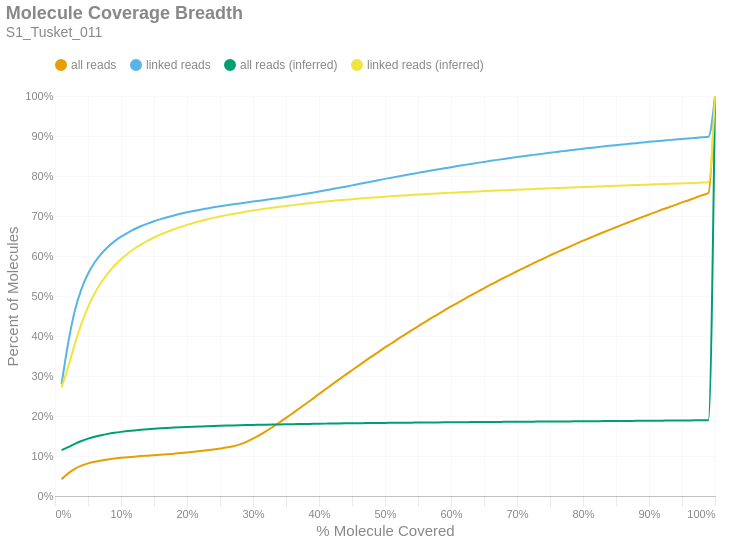

The code cell stored with this chart in its notebook:
### Markdown cell above
### Molecule Read Coverage
This chart shows molecule coverage breadth as computed by the number of bases aligned to that molecule. In other words, "*how much of each unique long molecule is actually sequenced/aligned?*" Keep in mind there is a distinction between sequences and alignments, since some sequences belonging to a particular molecule may not align well and wouldn't appear in the alignment data. This chart also shows molecule coverage breadth as computed by the *inferred fragment* from which the aligned sequences originate. Unlike read coverage, this calculation takes into account the total insert size, including unsequenced gaps between the forward and reverse reads. Like the previous figures, these are cumulative percents.

### Code cell
if SKIPLR:
    print_html(f"Skipped")
else:
    binned_df = consolidated_hist(valids['coverage_bp'], mask, 0.01, True)
    binned_df_inf = consolidated_hist(valids['coverage_inserts'], mask, 0.01, True)
    binned_df = binned_df.with_columns(pl.lit(binned_df_inf['all reads (cumsum)']).alias('all reads (inferred)'))
    binned_df = binned_df.with_columns(pl.lit(binned_df_inf['linked reads (cumsum)']).alias('linked reads (inferred)'))
    binned_df = binned_df.with_columns(
        (pl.col('bin').cast(pl.Float64) + 0.01).alias('right_edge')
    )

    with SafeRender(binned_df):
        (
            density_plot(binned_df, 'Molecule Coverage Breadth', samplename, 'molcov', ['all reads (inferred)','linked reads (inferred)'])
            .encode(
                #x=alt.X('bin:Q', title="% Molecule Covered").axis(format = '%').scale(padding=0),
                x=alt.X('right_edge:Q', title="% Molecule Covered").axis(format='%').scale(padding=0),
                y=alt.Y('value:Q', title='Percent of Molecules')
                    .axis(format='%')
                    .stack(False)
                    .scale(domainMin=0, padding=0),
                color=alt.Color("key:N").scale(domain = ["all reads", "linked reads", "all reads (inferred)", "linked reads (inferred)"]),
                tooltip = [
                    alt.Tooltip("key:N", title = "Data Type"),
                    alt.Tooltip("range_label:N", title="% Molecule Covered"),
                    alt.Tooltip("value:Q", format = ".2%", title="% Molecules")
                ]
            )
        ).display()

### Figure 1 — Vega-Lite specification as saved in the notebook (floating-point values rounded to 4 significant figures)
{"width": "container", "height": 400, "config": {"title": {"anchor": "start", "dy": -15, "fontSize": 18, "color": "#888888", "subtitleColor": "#888888", "subtitleFontSize": 14}, "arc": {"fill": "#0072B2"}, "axis": {"domainColor": "#888888", "domainWidth": 0.5, "gridWidth": 0.2, "grid": false, "titleFontWeight": 400, "titleFontSize": 15, "labelFontSize": 11, "labelColor": "#888888", "tickColor": "#888888", "tickWidth": 0.2, "titleColor": "#888888"}, "axisBand": {"grid": false}, "axisX": {"grid": true, "tickSize": 10, "domainCap": "round"}, "axisY": {"domain": false, "grid": true, "tickSize": 0, "domainCap": "round"}, "background": "transparent", "header": {"labelFontSize": 15, "labelColor": "#888888", "titleFontSize": 15, "titleFontWeight": 600, "titleColor": "#888888"}, "legend": {"labelFont": "sans-serif", "labelFontSize": 12, "labelColor": "#888888", "symbolSize": 100, "symbolType": "circle", "titleFontSize": 12, "titlePadding": 10, "titleColor": "#888888", "title": null, "orient": "top"}, "range": {"category": ["#E69F00", "#56B4E9", "#009E73", "#F0E442", "#0072B2", "#D55E00", "#CC79A7", "#000000"], "diverging": ["#cfe8f3", "#a2d4ec", "#73bfe2", "#46abdb", "#1696d2", "#12719e"]}, "area": {"fill": "#0072B2", "fillOpacity": 0.7, "line": true, "strokeOpacity": 0.7}, "line": {"color": "#0072B2", "stroke": "#0072B2", "strokeWidth": 2}, "trail": {"color": "#0072B2", "stroke": "#0072B2", "strokeWidth": 0, "size": 1}, "point": {"filled": true, "fillOpacity": 1.0, "size": 95}, "text": {"color": "#888888", "fontSize": 11, "align": "right", "fontWeight": 400, "size": 11}, "bar": {"fill": "#0072B2", "stroke": null}, "view": {"stroke": null, "continuousWidth": 660, "continuousHeight": 400}}, "data": {"name": "data-83243fd7dd657fdb00956431025fc65c"}, "mark": {"type": "line", "interpolate": "monotone", "point": {"opacity": 0, "size": 275}}, "encoding": {"color": {"field": "key", "scale": {"domain": ["all reads", "linked reads", "all reads (inferred)", "linked reads (inferred)"]}, "type": "nominal"}, "tooltip": [{"field": "key", "title": "Data Type", "type": "nominal"}, {"field": "range_label", "title": "% Molecule Covered", "type": "nominal"}, {"field": "value", "format": ".2%", "title": "% Molecules", "type": "quantitative"}], "x": {"axis": {"format": "%"}, "field": "right_edge", "scale": {"padding": 0}, "title": "% Molecule Covered", "type": "quantitative"}, "y": {"axis": {"format": "%"}, "field": "value", "scale": {"domainMin": 0, "padding": 0}, "stack": false, "title": "Percent of Molecules", "type": "quantitative"}}, "params": [{"name": "param_c36ac31b6afebe62", "select": {"type": "point", "fields": ["key"]}, "bind": "legend"}], "title": {"text": "Molecule Coverage Breadth", "subtitle": "S1_Tusket_011"}, "transform": [{"fold": ["all reads (cumsum)", "linked reads (cumsum)", "all reads (inferred)", "linked reads (inferred)"]}, {"calculate": "replace(datum.key, ' (cumsum)', '')", "as": "key"}, {"filter": {"param": "param_c36ac31b6afebe62"}}], "usermeta": {"embedOptions": {"downloadFileName": "S1_Tusket_011.molcov"}}, "$schema": "https://vega.github.io/schema/vega-lite/v6.1.0.json", "datasets": {"data-83243fd7dd657fdb00956431025fc65c": [{"bin": "0.0", "interval": "0.0-0.01", "all reads": 0.04167, "linked reads": 0.2798, "all reads (cumsum)": 0.04167, "linked reads (cumsum)": 0.2798, "range_label": "0.0-0.01", "all reads (inferred)": 0.1147, "linked reads (inferred)": 0.2717, "right_edge": 0.01}, {"bin": "0.01", "interval": "0.01-0.02", "all reads": 0.01486, "linked reads": 0.1029, "all reads (cumsum)": 0.05653, "linked reads (cumsum)": 0.3827, "range_label": "0.01-0.02", "all reads (inferred)": 0.1221, "linked reads (inferred)": 0.3228, "right_edge": 0.02}, {"bin": "0.02", "interval": "0.02-0.03", "all reads": 0.01153, "linked reads": 0.08036, "all reads (cumsum)": 0.06807, "linked reads (cumsum)": 0.4631, "range_label": "0.02-0.03", "all reads (inferred)": 0.1302, "linked reads (inferred)": 0.3797, "right_edge": 0.03}, {"bin": "0.03", "interval": "0.03-0.04", "all reads": 0.007846, "linked reads": 0.05406, "all reads (cumsum)": 0.07591, "linked reads (cumsum)": 0.5171, "range_label": "0.03-0.04", "all reads (inferred)": 0.1374, "linked reads (inferred)": 0.4303, "right_edge": 0.04}, {"bin": "0.04", "interval": "0.04-0.05", "all reads": 0.005583, "linked reads": 0.03839, "all reads (cumsum)": 0.08149, "linked reads (cumsum)": 0.5555, "range_label": "0.04-0.05", "all reads (inferred)": 0.1434, "linked reads (inferred)": 0.4722, "right_edge": 0.05}, {"bin": "0.05", "interval": "0.05-0.06", "all reads": 0.004134, "linked reads": 0.02806, "all reads (cumsum)": 0.08563, "linked reads (cumsum)": 0.5836, "range_label": "0.05-0.06", "all reads (inferred)": 0.1482, "linked reads (inferred)": 0.5062, "right_edge": 0.06}, {"bin": "0.06", "interval": "0.06-0.07", "all reads": 0.003208, "linked reads": 0.02166, "all reads (cumsum)": 0.08884, "linked reads (cumsum)": 0.6052, "range_label": "0.06-0.07", "all reads (inferred)": 0.1521, "linked reads (inferred)": 0.5338, "right_edge": 0.07}, {"bin": "0.07", "interval": "0.07-0.08", "all reads": 0.002592, "linked reads": 0.0174, "all reads (cumsum)": 0.09143, "linked reads (cumsum)": 0.6226, "range_label": "0.07-0.08", "all reads (inferred)": 0.1554, "linked reads (inferred)": 0.5567, "right_edge": 0.08}, {"bin": "0.08", "interval": "0.08-0.09", "all reads": 0.002118, "linked reads": 0.01392, "all reads (cumsum)": 0.09355, "linked reads (cumsum)": 0.6366, "range_label": "0.08-0.09", "all reads (inferred)": 0.158, "linked reads (inferred)": 0.5757, "right_edge": 0.09}, {"bin": "0.09", "interval": "0.09-0.1", "all reads": 0.001841, "linked reads": 0.0117, "all reads (cumsum)": 0.09539, "linked reads (cumsum)": 0.6483, "range_label": "0.09-0.1", "all reads (inferred)": 0.1603, "linked reads (inferred)": 0.5917, "right_edge": 0.1}, {"bin": "0.1", "interval": "0.1-0.11", "all reads": 0.001583, "linked reads": 0.009833, "all reads (cumsum)": 0.09697, "linked reads (cumsum)": 0.6581, "range_label": "0.1-0.11", "all reads (inferred)": 0.1623, "linked reads (inferred)": 0.6057, "right_edge": 0.11}, {"bin": "0.11", "interval": "0.11-0.12", "all reads": 0.001453, "linked reads": 0.008755, "all reads (cumsum)": 0.09842, "linked reads (cumsum)": 0.6668, "range_label": "0.11-0.12", "all reads (inferred)": 0.164, "linked reads (inferred)": 0.618, "right_edge": 0.12}, {"bin": "0.12", "interval": "0.12-0.13", "all reads": 0.001287, "linked reads": 0.007525, "all reads (cumsum)": 0.09971, "linked reads (cumsum)": 0.6744, "range_label": "0.12-0.13", "all reads (inferred)": 0.1655, "linked reads (inferred)": 0.6286, "right_edge": 0.13}, {"bin": "0.13", "interval": "0.13-0.14", "all reads": 0.001175, "linked reads": 0.006503, "all reads (cumsum)": 0.1009, "linked reads (cumsum)": 0.6809, "range_label": "0.13-0.14", "all reads (inferred)": 0.1668, "linked reads (inferred)": 0.6379, "right_edge": 0.14}, {"bin": "0.14", "interval": "0.14-0.15", "all reads": 0.001174, "linked reads": 0.005961, "all reads (cumsum)": 0.1021, "linked reads (cumsum)": 0.6868, "range_label": "0.14-0.15", "all reads (inferred)": 0.168, "linked reads (inferred)": 0.6462, "right_edge": 0.15}, {"bin": "0.15", "interval": "0.15-0.16", "all reads": 0.001179, "linked reads": 0.005367, "all reads (cumsum)": 0.1032, "linked reads (cumsum)": 0.6922, "range_label": "0.15-0.16", "all reads (inferred)": 0.1691, "linked reads (inferred)": 0.6538, "right_edge": 0.16}, {"bin": "0.16", "interval": "0.16-0.17", "all reads": 0.001232, "linked reads": 0.004844, "all reads (cumsum)": 0.1045, "linked reads (cumsum)": 0.697, "range_label": "0.16-0.17", "all reads (inferred)": 0.1701, "linked reads (inferred)": 0.6607, "right_edge": 0.17}, {"bin": "0.17", "interval": "0.17-0.18", "all reads": 0.001333, "linked reads": 0.004411, "all reads (cumsum)": 0.1058, "linked reads (cumsum)": 0.7015, "range_label": "0.17-0.18", "all reads (inferred)": 0.171, "linked reads (inferred)": 0.6669, "right_edge": 0.18}, {"bin": "0.18", "interval": "0.18-0.19", "all reads": 0.001467, "linked reads": 0.004102, "all reads (cumsum)": 0.1073, "linked reads (cumsum)": 0.7056, "range_label": "0.18-0.19", "all reads (inferred)": 0.1718, "linked reads (inferred)": 0.6726, "right_edge": 0.19}, {"bin": "0.19", "interval": "0.19-0.2", "all reads": 0.001566, "linked reads": 0.003706, "all reads (cumsum)": 0.1088, "linked reads (cumsum)": 0.7093, "range_label": "0.19-0.2", "all reads (inferred)": 0.1725, "linked reads (inferred)": 0.6779, "right_edge": 0.2}, {"bin": "0.2", "interval": "0.2-0.21", "all reads": 0.001638, "linked reads": 0.003378, "all reads (cumsum)": 0.1105, "linked reads (cumsum)": 0.7126, "range_label": "0.2-0.21", "all reads (inferred)": 0.1732, "linked reads (inferred)": 0.6827, "right_edge": 0.21}, {"bin": "0.21", "interval": "0.21-0.22", "all reads": 0.001779, "linked reads": 0.003218, "all reads (cumsum)": 0.1123, "linked reads (cumsum)": 0.7159, "range_label": "0.21-0.22", "all reads (inferred)": 0.1738, "linked reads (inferred)": 0.6871, "right_edge": 0.22}, {"bin": "0.22", "interval": "0.22-0.23", "all reads": 0.001893, "linked reads": 0.00291, "all reads (cumsum)": 0.1141, "linked reads (cumsum)": 0.7188, "range_label": "0.22-0.23", "all reads (inferred)": 0.1745, "linked reads (inferred)": 0.6914, "right_edge": 0.23}, {"bin": "0.23", "interval": "0.23-0.24", "all reads": 0.00206, "linked reads": 0.002837, "all reads (cumsum)": 0.1162, "linked reads (cumsum)": 0.7216, "range_label": "0.23-0.24", "all reads (inferred)": 0.175, "linked reads (inferred)": 0.6953, "right_edge": 0.24}, {"bin": "0.24", "interval": "0.24-0.25", "all reads": 0.002282, "linked reads": 0.002669, "all reads (cumsum)": 0.1185, "linked reads (cumsum)": 0.7243, "range_label": "0.24-0.25", "all reads (inferred)": 0.1755, "linked reads (inferred)": 0.6989, "right_edge": 0.25}, {"bin": "0.25", "interval": "0.25-0.26", "all reads": 0.002527, "linked reads": 0.002489, "all reads (cumsum)": 0.121, "linked reads (cumsum)": 0.7268, "range_label": "0.25-0.26", "all reads (inferred)": 0.176, "linked reads (inferred)": 0.7021, "right_edge": 0.26}, {"bin": "0.26", "interval": "0.26-0.27", "all reads": 0.003311, "linked reads": 0.002383, "all reads (cumsum)": 0.1243, "linked reads (cumsum)": 0.7291, "range_label": "0.26-0.27", "all reads (inferred)": 0.1764, "linked reads (inferred)": 0.7052, "right_edge": 0.27}, {"bin": "0.27", "interval": "0.27-0.28", "all reads": 0.004778, "linked reads": 0.002334, "all reads (cumsum)": 0.1291, "linked reads (cumsum)": 0.7315, "range_label": "0.27-0.28", "all reads (inferred)": 0.1769, "linked reads (inferred)": 0.7082, "right_edge": 0.28}, {"bin": "0.28", "interval": "0.28-0.29", "all reads": 0.006411, "linked reads": 0.002255, "all reads (cumsum)": 0.1355, "linked reads (cumsum)": 0.7337, "range_label": "0.28-0.29", "all reads (inferred)": 0.1773, "linked reads (inferred)": 0.711, "right_edge": 0.29}, {"bin": "0.29", "interval": "0.29-0.3", "all reads": 0.007885, "linked reads": 0.002307, "all reads (cumsum)": 0.1434, "linked reads (cumsum)": 0.736, "range_label": "0.29-0.3", "all reads (inferred)": 0.1776, "linked reads (inferred)": 0.7136, "right_edge": 0.3}, {"bin": "0.3", "interval": "0.3-0.31", "all reads": 0.00889, "linked reads": 0.002241, "all reads (cumsum)": 0.1523, "linked reads (cumsum)": 0.7383, "range_label": "0.3-0.31", "all reads (inferred)": 0.178, "linked reads (inferred)": 0.7161, "right_edge": 0.31}, {"bin": "0.31", "interval": "0.31-0.32", "all reads": 0.009833, "linked reads": 0.002258, "all reads (cumsum)": 0.1621, "linked reads (cumsum)": 0.7405, "range_label": "0.31-0.32", "all reads (inferred)": 0.1784, "linked reads (inferred)": 0.7186, "right_edge": 0.32}, {"bin": "0.32", "interval": "0.32-0.33", "all reads": 0.01067, "linked reads": 0.00241, "all reads (cumsum)": 0.1728, "linked reads (cumsum)": 0.743, "range_label": "0.32-0.33", "all reads (inferred)": 0.1787, "linked reads (inferred)": 0.7208, "right_edge": 0.33}, {"bin": "0.33", "interval": "0.33-0.34", "all reads": 0.01097, "linked reads": 0.002312, "all reads (cumsum)": 0.1838, "linked reads (cumsum)": 0.7453, "range_label": "0.33-0.34", "all reads (inferred)": 0.179, "linked reads (inferred)": 0.723, "right_edge": 0.34}, {"bin": "0.34", "interval": "0.34-0.35", "all reads": 0.01139, "linked reads": 0.002456, "all reads (cumsum)": 0.1952, "linked reads (cumsum)": 0.7477, "range_label": "0.34-0.35", "all reads (inferred)": 0.1793, "linked reads (inferred)": 0.7251, "right_edge": 0.35}, {"bin": "0.35", "interval": "0.35-0.36", "all reads": 0.0117, "linked reads": 0.002651, "all reads (cumsum)": 0.2069, "linked reads (cumsum)": 0.7504, "range_label": "0.35-0.36", "all reads (inferred)": 0.1796, "linked reads (inferred)": 0.7272, "right_edge": 0.36}, {"bin": "0.36", "interval": "0.36-0.37", "all reads": 0.01179, "linked reads": 0.002428, "all reads (cumsum)": 0.2187, "linked reads (cumsum)": 0.7528, "range_label": "0.36-0.37", "all reads (inferred)": 0.1799, "linked reads (inferred)": 0.7291, "right_edge": 0.37}, {"bin": "0.37", "interval": "0.37-0.38", "all reads": 0.01199, "linked reads": 0.002713, "all reads (cumsum)": 0.2307, "linked reads (cumsum)": 0.7555, "range_label": "0.37-0.38", "all reads (inferred)": 0.1802, "linked reads (inferred)": 0.731, "right_edge": 0.38}, {"bin": "0.38", "interval": "0.38-0.39", "all reads": 0.01201, "linked reads": 0.002748, "all reads (cumsum)": 0.2427, "linked reads (cumsum)": 0.7583, "range_label": "0.38-0.39", "all reads (inferred)": 0.1804, "linked reads (inferred)": 0.7328, "right_edge": 0.39}, {"bin": "0.39", "interval": "0.39-0.4", "all reads": 0.01237, "linked reads": 0.003007, "all reads (cumsum)": 0.255, "linked reads (cumsum)": 0.7613, "range_label": "0.39-0.4", "all reads (inferred)": 0.1807, "linked reads (inferred)": 0.7346, "right_edge": 0.4}, {"bin": "0.4", "interval": "0.4-0.41", "all reads": 0.01188, "linked reads": 0.002897, "all reads (cumsum)": 0.2669, "linked reads (cumsum)": 0.7642, "range_label": "0.4-0.41", "all reads (inferred)": 0.1809, "linked reads (inferred)": 0.7363, "right_edge": 0.41}, {"bin": "0.41", "interval": "0.41-0.42", "all reads": 0.0121, "linked reads": 0.003133, "all reads (cumsum)": 0.279, "linked reads (cumsum)": 0.7673, "range_label": "0.41-0.42", "all reads (inferred)": 0.1812, "linked reads (inferred)": 0.7378, "right_edge": 0.42}, {"bin": "0.42", "interval": "0.42-0.43", "all reads": 0.012, "linked reads": 0.002988, "all reads (cumsum)": 0.291, "linked reads (cumsum)": 0.7703, "range_label": "0.42-0.43", "all reads (inferred)": 0.1814, "linked reads (inferred)": 0.7393, "right_edge": 0.43}, {"bin": "0.43", "interval": "0.43-0.44", "all reads": 0.01165, "linked reads": 0.003019, "all reads (cumsum)": 0.3027, "linked reads (cumsum)": 0.7733, "range_label": "0.43-0.44", "all reads (inferred)": 0.1816, "linked reads (inferred)": 0.7408, "right_edge": 0.44}, {"bin": "0.44", "interval": "0.44-0.45", "all reads": 0.01174, "linked reads": 0.003212, "all reads (cumsum)": 0.3144, "linked reads (cumsum)": 0.7765, "range_label": "0.44-0.45", "all reads (inferred)": 0.1818, "linked reads (inferred)": 0.7422, "right_edge": 0.45}, {"bin": "0.45", "interval": "0.45-0.46", "all reads": 0.01169, "linked reads": 0.003326, "all reads (cumsum)": 0.3261, "linked reads (cumsum)": 0.7798, "range_label": "0.45-0.46", "all reads (inferred)": 0.182, "linked reads (inferred)": 0.7435, "right_edge": 0.46}, {"bin": "0.46", "interval": "0.46-0.47", "all reads": 0.01152, "linked reads": 0.003211, "all reads (cumsum)": 0.3376, "linked reads (cumsum)": 0.7831, "range_label": "0.46-0.47", "all reads (inferred)": 0.1822, "linked reads (inferred)": 0.7448, "right_edge": 0.47}, {"bin": "0.47", "interval": "0.47-0.48", "all reads": 0.01144, "linked reads": 0.003239, "all reads (cumsum)": 0.3491, "linked reads (cumsum)": 0.7863, "range_label": "0.47-0.48", "all reads (inferred)": 0.1824, "linked reads (inferred)": 0.7459, "right_edge": 0.48}, {"bin": "0.48", "interval": "0.48-0.49", "all reads": 0.01081, "linked reads": 0.003197, "all reads (cumsum)": 0.3599, "linked reads (cumsum)": 0.7895, "range_label": "0.48-0.49", "all reads (inferred)": 0.1826, "linked reads (inferred)": 0.7471, "right_edge": 0.49}, {"bin": "0.49", "interval": "0.49-0.5", "all reads": 0.01189, "linked reads": 0.003329, "all reads (cumsum)": 0.3717, "linked reads (cumsum)": 0.7928, "range_label": "0.49-0.5", "all reads (inferred)": 0.1827, "linked reads (inferred)": 0.7484, "right_edge": 0.5}, {"bin": "0.5", "interval": "0.5-0.51", "all reads": 0.01007, "linked reads": 0.003034, "all reads (cumsum)": 0.3818, "linked reads (cumsum)": 0.7959, "range_label": "0.5-0.51", "all reads (inferred)": 0.1829, "linked reads (inferred)": 0.7494, "right_edge": 0.51}, {"bin": "0.51", "interval": "0.51-0.52", "all reads": 0.01107, "linked reads": 0.003076, "all reads (cumsum)": 0.3929, "linked reads (cumsum)": 0.7989, "range_label": "0.51-0.52", "all reads (inferred)": 0.1831, "linked reads (inferred)": 0.7504, "right_edge": 0.52}, {"bin": "0.52", "interval": "0.52-0.53", "all reads": 0.01048, "linked reads": 0.002987, "all reads (cumsum)": 0.4034, "linked reads (cumsum)": 0.8019, "range_label": "0.52-0.53", "all reads (inferred)": 0.1832, "linked reads (inferred)": 0.7515, "right_edge": 0.53}, {"bin": "0.53", "interval": "0.53-0.54", "all reads": 0.01053, "linked reads": 0.003034, "all reads (cumsum)": 0.4139, "linked reads (cumsum)": 0.805, "range_label": "0.53-0.54", "all reads (inferred)": 0.1834, "linked reads (inferred)": 0.7525, "right_edge": 0.54}, {"bin": "0.54", "interval": "0.54-0.55", "all reads": 0.01019, "linked reads": 0.002851, "all reads (cumsum)": 0.4241, "linked reads (cumsum)": 0.8078, "range_label": "0.54-0.55", "all reads (inferred)": 0.1835, "linked reads (inferred)": 0.7535, "right_edge": 0.55}, {"bin": "0.55", "interval": "0.55-0.56", "all reads": 0.01031, "linked reads": 0.002963, "all reads (cumsum)": 0.4344, "linked reads (cumsum)": 0.8108, "range_label": "0.55-0.56", "all reads (inferred)": 0.1837, "linked reads (inferred)": 0.7546, "right_edge": 0.56}, {"bin": "0.56", "interval": "0.56-0.57", "all reads": 0.01013, "linked reads": 0.002782, "all reads (cumsum)": 0.4445, "linked reads (cumsum)": 0.8135, "range_label": "0.56-0.57", "all reads (inferred)": 0.1838, "linked reads (inferred)": 0.7555, "right_edge": 0.57}, {"bin": "0.57", "interval": "0.57-0.58", "all reads": 0.009663, "linked reads": 0.002833, "all reads (cumsum)": 0.4542, "linked reads (cumsum)": 0.8164, "range_label": "0.57-0.58", "all reads (inferred)": 0.184, "linked reads (inferred)": 0.7564, "right_edge": 0.58}, {"bin": "0.58", "interval": "0.58-0.59", "all reads": 0.009769, "linked reads": 0.002854, "all reads (cumsum)": 0.464, "linked reads (cumsum)": 0.8192, "range_label": "0.58-0.59", "all reads (inferred)": 0.1841, "linked reads (inferred)": 0.7573, "right_edge": 0.59}, {"bin": "0.59", "interval": "0.59-0.6", "all reads": 0.009831, "linked reads": 0.002869, "all reads (cumsum)": 0.4738, "linked reads (cumsum)": 0.8221, "range_label": "0.59-0.6", "all reads (inferred)": 0.1843, "linked reads (inferred)": 0.7581, "right_edge": 0.6}, {"bin": "0.6", "interval": "0.6-0.61", "all reads": 0.009186, "linked reads": 0.00268, "all reads (cumsum)": 0.483, "linked reads (cumsum)": 0.8248, "range_label": "0.6-0.61", "all reads (inferred)": 0.1844, "linked reads (inferred)": 0.759, "right_edge": 0.61}, {"bin": "0.61", "interval": "0.61-0.62", "all reads": 0.00938, "linked reads": 0.002721, "all reads (cumsum)": 0.4924, "linked reads (cumsum)": 0.8275, "range_label": "0.61-0.62", "all reads (inferred)": 0.1846, "linked reads (inferred)": 0.7598, "right_edge": 0.62}, {"bin": "0.62", "interval": "0.62-0.63", "all reads": 0.00909, "linked reads": 0.002728, "all reads (cumsum)": 0.5015, "linked reads (cumsum)": 0.8302, "range_label": "0.62-0.63", "all reads (inferred)": 0.1847, "linked reads (inferred)": 0.7607, "right_edge": 0.63}, {"bin": "0.63", "interval": "0.63-0.64", "all reads": 0.009057, "linked reads": 0.002576, "all reads (cumsum)": 0.5105, "linked reads (cumsum)": 0.8328, "range_label": "0.63-0.64", "all reads (inferred)": 0.1848, "linked reads (inferred)": 0.7615, "right_edge": 0.64}, {"bin": "0.64", "interval": "0.64-0.65", "all reads": 0.008763, "linked reads": 0.002473, "all reads (cumsum)": 0.5193, "linked reads (cumsum)": 0.8353, "range_label": "0.64-0.65", "all reads (inferred)": 0.185, "linked reads (inferred)": 0.7623, "right_edge": 0.65}, {"bin": "0.65", "interval": "0.65-0.66", "all reads": 0.009022, "linked reads": 0.002565, "all reads (cumsum)": 0.5283, "linked reads (cumsum)": 0.8378, "range_label": "0.65-0.66", "all reads (inferred)": 0.1851, "linked reads (inferred)": 0.763, "right_edge": 0.66}, {"bin": "0.66", "interval": "0.66-0.67", "all reads": 0.008438, "linked reads": 0.002459, "all reads (cumsum)": 0.5367, "linked reads (cumsum)": 0.8403, "range_label": "0.66-0.67", "all reads (inferred)": 0.1852, "linked reads (inferred)": 0.7637, "right_edge": 0.67}, {"bin": "0.67", "interval": "0.67-0.68", "all reads": 0.008515, "linked reads": 0.00244, "all reads (cumsum)": 0.5453, "linked reads (cumsum)": 0.8427, "range_label": "0.67-0.68", "all reads (inferred)": 0.1853, "linked reads (inferred)": 0.7644, "right_edge": 0.68}, {"bin": "0.68", "interval": "0.68-0.69", "all reads": 0.008214, "linked reads": 0.002336, "all reads (cumsum)": 0.5535, "linked reads (cumsum)": 0.8451, "range_label": "0.68-0.69", "all reads (inferred)": 0.1855, "linked reads (inferred)": 0.7651, "right_edge": 0.69}, {"bin": "0.69", "interval": "0.69-0.7", "all reads": 0.008391, "linked reads": 0.002267, "all reads (cumsum)": 0.5619, "linked reads (cumsum)": 0.8473, "range_label": "0.69-0.7", "all reads (inferred)": 0.1856, "linked reads (inferred)": 0.7658, "right_edge": 0.7}, {"bin": "0.7", "interval": "0.7-0.71", "all reads": 0.008039, "linked reads": 0.002261, "all reads (cumsum)": 0.5699, "linked reads (cumsum)": 0.8496, "range_label": "0.7-0.71", "all reads (inferred)": 0.1857, "linked reads (inferred)": 0.7665, "right_edge": 0.71}, {"bin": "0.71", "interval": "0.71-0.72", "all reads": 0.007933, "linked reads": 0.002144, "all reads (cumsum)": 0.5778, "linked reads (cumsum)": 0.8518, "range_label": "0.71-0.72", "all reads (inferred)": 0.1858, "linked reads (inferred)": 0.7672, "right_edge": 0.72}, {"bin": "0.72", "interval": "0.72-0.73", "all reads": 0.00798, "linked reads": 0.002058, "all reads (cumsum)": 0.5858, "linked reads (cumsum)": 0.8538, "range_label": "0.72-0.73", "all reads (inferred)": 0.1859, "linked reads (inferred)": 0.7678, "right_edge": 0.73}, {"bin": "0.73", "interval": "0.73-0.74", "all reads": 0.007625, "linked reads": 0.002132, "all reads (cumsum)": 0.5934, "linked reads (cumsum)": 0.8559, "range_label": "0.73-0.74", "all reads (inferred)": 0.1861, "linked reads (inferred)": 0.7685, "right_edge": 0.74}, {"bin": "0.74", "interval": "0.74-0.75", "all reads": 0.00807, "linked reads": 0.002206, "all reads (cumsum)": 0.6015, "linked reads (cumsum)": 0.8581, "range_label": "0.74-0.75", "all reads (inferred)": 0.1862, "linked reads (inferred)": 0.7691, "right_edge": 0.75}, {"bin": "0.75", "interval": "0.75-0.76", "all reads": 0.00736, "linked reads": 0.002037, "all reads (cumsum)": 0.6089, "linked reads (cumsum)": 0.8602, "range_label": "0.75-0.76", "all reads (inferred)": 0.1863, "linked reads (inferred)": 0.7697, "right_edge": 0.76}, {"bin": "0.76", "interval": "0.76-0.77", "all reads": 0.007438, "linked reads": 0.002001, "all reads (cumsum)": 0.6163, "linked reads (cumsum)": 0.8622, "range_label": "0.76-0.77", "all reads (inferred)": 0.1864, "linked reads (inferred)": 0.7704, "right_edge": 0.77}, {"bin": "0.77", "interval": "0.77-0.78", "all reads": 0.007314, "linked reads": 0.001994, "all reads (cumsum)": 0.6236, "linked reads (cumsum)": 0.8642, "range_label": "0.77-0.78", "all reads (inferred)": 0.1866, "linked reads (inferred)": 0.7711, "right_edge": 0.78}, {"bin": "0.78", "interval": "0.78-0.79", "all reads": 0.007238, "linked reads": 0.001914, "all reads (cumsum)": 0.6309, "linked reads (cumsum)": 0.8661, "range_label": "0.78-0.79", "all reads (inferred)": 0.1867, "linked reads (inferred)": 0.7716, "right_edge": 0.79}, {"bin": "0.79", "interval": "0.79-0.8", "all reads": 0.007439, "linked reads": 0.002025, "all reads (cumsum)": 0.6383, "linked reads (cumsum)": 0.8681, "range_label": "0.79-0.8", "all reads (inferred)": 0.1868, "linked reads (inferred)": 0.7722, "right_edge": 0.8}, {"bin": "0.8", "interval": "0.8-0.81", "all reads": 0.006665, "linked reads": 0.001838, "all reads (cumsum)": 0.645, "linked reads (cumsum)": 0.87, "range_label": "0.8-0.81", "all reads (inferred)": 0.1869, "linked reads (inferred)": 0.7729, "right_edge": 0.81}, {"bin": "0.81", "interval": "0.81-0.82", "all reads": 0.00685, "linked reads": 0.001961, "all reads (cumsum)": 0.6518, "linked reads (cumsum)": 0.8719, "range_label": "0.81-0.82", "all reads (inferred)": 0.1871, "linked reads (inferred)": 0.7736, "right_edge": 0.82}, {"bin": "0.82", "interval": "0.82-0.83", "all reads": 0.006862, "linked reads": 0.001783, "all reads (cumsum)": 0.6587, "linked reads (cumsum)": 0.8737, "range_label": "0.82-0.83", "all reads (inferred)": 0.1872, "linked reads (inferred)": 0.7742, "right_edge": 0.83}, {"bin": "0.83", "interval": "0.83-0.84", "all reads": 0.006716, "linked reads": 0.001717, "all reads (cumsum)": 0.6654, "linked reads (cumsum)": 0.8754, "range_label": "0.83-0.84", "all reads (inferred)": 0.1873, "linked reads (inferred)": 0.7748, "right_edge": 0.84}, {"bin": "0.84", "interval": "0.84-0.85", "all reads": 0.006595, "linked reads": 0.001732, "all reads (cumsum)": 0.672, "linked reads (cumsum)": 0.8772, "range_label": "0.84-0.85", "all reads (inferred)": 0.1875, "linked reads (inferred)": 0.7754, "right_edge": 0.85}, {"bin": "0.85", "interval": "0.85-0.86", "all reads": 0.006506, "linked reads": 0.001592, "all reads (cumsum)": 0.6785, "linked reads (cumsum)": 0.8787, "range_label": "0.85-0.86", "all reads (inferred)": 0.1876, "linked reads (inferred)": 0.7761, "right_edge": 0.86}, {"bin": "0.86", "interval": "0.86-0.87", "all reads": 0.006374, "linked reads": 0.001735, "all reads (cumsum)": 0.6849, "linked reads (cumsum)": 0.8805, "range_label": "0.86-0.87", "all reads (inferred)": 0.1877, "linked reads (inferred)": 0.7767, "right_edge": 0.87}, {"bin": "0.87", "interval": "0.87-0.88", "all reads": 0.0064, "linked reads": 0.001655, "all reads (cumsum)": 0.6913, "linked reads (cumsum)": 0.8821, "range_label": "0.87-0.88", "all reads (inferred)": 0.1879, "linked reads (inferred)": 0.7774, "right_edge": 0.88}, {"bin": "0.88", "interval": "0.88-0.89", "all reads": 0.00625, "linked reads": 0.001568, "all reads (cumsum)": 0.6975, "linked reads (cumsum)": 0.8837, "range_label": "0.88-0.89", "all reads (inferred)": 0.188, "linked reads (inferred)": 0.778, "right_edge": 0.89}, {"bin": "0.89", "interval": "0.89-0.9", "all reads": 0.006265, "linked reads": 0.001632, "all reads (cumsum)": 0.7038, "linked reads (cumsum)": 0.8853, "range_label": "0.89-0.9", "all reads (inferred)": 0.1881, "linked reads (inferred)": 0.7786, "right_edge": 0.9}, {"bin": "0.9", "interval": "0.9-0.91", "all reads": 0.005867, "linked reads": 0.001499, "all reads (cumsum)": 0.7096, "linked reads (cumsum)": 0.8868, "range_label": "0.9-0.91", "all reads (inferred)": 0.1883, "linked reads (inferred)": 0.7793, "right_edge": 0.91}, {"bin": "0.91", "interval": "0.91-0.92", "all reads": 0.006502, "linked reads": 0.001395, "all reads (cumsum)": 0.7161, "linked reads (cumsum)": 0.8882, "range_label": "0.91-0.92", "all reads (inferred)": 0.1884, "linked reads (inferred)": 0.7799, "right_edge": 0.92}, {"bin": "0.92", "interval": "0.92-0.93", "all reads": 0.005576, "linked reads": 0.001459, "all reads (cumsum)": 0.7217, "linked reads (cumsum)": 0.8897, "range_label": "0.92-0.93", "all reads (inferred)": 0.1885, "linked reads (inferred)": 0.7804, "right_edge": 0.93}, {"bin": "0.93", "interval": "0.93-0.94", "all reads": 0.005949, "linked reads": 0.00145, "all reads (cumsum)": 0.7277, "linked reads (cumsum)": 0.8911, "range_label": "0.93-0.94", "all reads (inferred)": 0.1887, "linked reads (inferred)": 0.781, "right_edge": 0.94}, {"bin": "0.94", "interval": "0.94-0.95", "all reads": 0.006341, "linked reads": 0.001474, "all reads (cumsum)": 0.734, "linked reads (cumsum)": 0.8926, "range_label": "0.94-0.95", "all reads (inferred)": 0.1888, "linked reads (inferred)": 0.7815, "right_edge": 0.95}, {"bin": "0.95", "interval": "0.95-0.96", "all reads": 0.005246, "linked reads": 0.001345, "all reads (cumsum)": 0.7393, "linked reads (cumsum)": 0.894, "range_label": "0.95-0.96", "all reads (inferred)": 0.189, "linked reads (inferred)": 0.7821, "right_edge": 0.96}, {"bin": "0.96", "interval": "0.96-0.97", "all reads": 0.006102, "linked reads": 0.001304, "all reads (cumsum)": 0.7454, "linked reads (cumsum)": 0.8953, "range_label": "0.96-0.97", "all reads (inferred)": 0.1892, "linked reads (inferred)": 0.7828, "right_edge": 0.97}, {"bin": "0.97", "interval": "0.97-0.98", "all reads": 0.00625, "linked reads": 0.001328, "all reads (cumsum)": 0.7516, "linked reads (cumsum)": 0.8966, "range_label": "0.97-0.98", "all reads (inferred)": 0.1894, "linked reads (inferred)": 0.7835, "right_edge": 0.98}, {"bin": "0.98", "interval": "0.98-0.99", "all reads": 0.005834, "linked reads": 0.001353, "all reads (cumsum)": 0.7574, "linked reads (cumsum)": 0.8979, "range_label": "0.98-0.99", "all reads (inferred)": 0.1896, "linked reads (inferred)": 0.7844, "right_edge": 0.99}, {"bin": "0.99", "interval": "0.99-1.0", "all reads": 0.2426, "linked reads": 0.1021, "all reads (cumsum)": 1.0, "linked reads (cumsum)": 1.0, "range_label": "0.99-1.0", "all reads (inferred)": 1.0, "linked reads (inferred)": 1.0, "right_edge": 1.0}]}}
